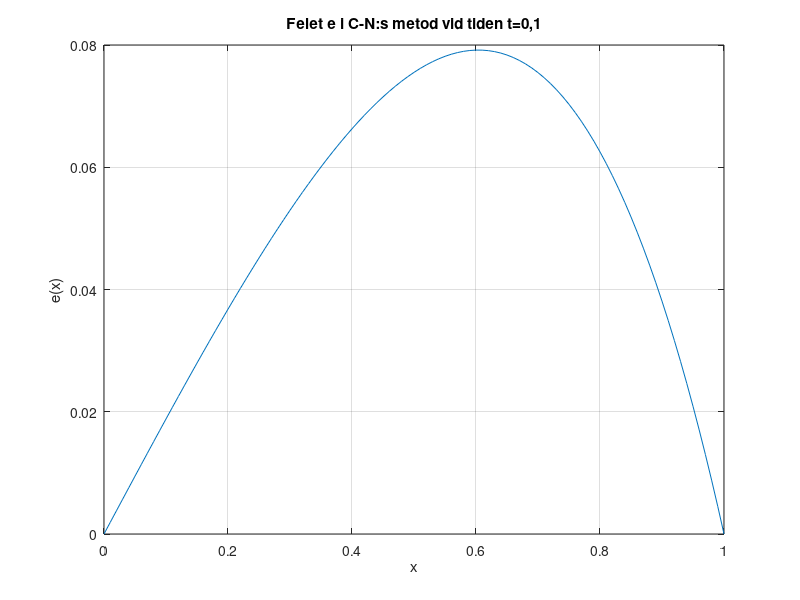

This chart was generated by the following MATLAB code:
%Definitionsmängder
xl = 0; xr = 1;
yb = 0; yt = 0.1;

N = (yt-yb) / 10^-3;     % antal steg i t
M = 100;                 % antal steg i x
h = (xr-xl) / M;         % steglängd i x
k = (yt-yb) / N;         % steglängd i t

%Dirichlet randvillkor
x0 = @(t) 0 * t;
x1 = @(t) sin(exp(t));

f = @(x, t) exp(t).*x.*cos(exp(t).*x) + exp(2*t).*sin(exp(t).*x);
D = 1;
sigma = D * k / (h^2);

x = xl + (0:M) * h;

A = diag(2+2*sigma*ones(M-1,1)) + diag(-sigma*ones(M-2,1),1) + diag(-sigma*ones(M-2,1),-1);
B = diag(2-2*sigma*ones(M-1,1)) + diag(sigma*ones(M-2,1),1) + diag(sigma*ones(M-2,1),-1);

lside = x0(yb + (0:N) * k);
rside = x1(yb + (0:N) * k);

w = zeros(M + 1, N + 1);      % Skapar lösningsmatris
w(:, 1) = sin(x);             % Begynnelsevillkor u(x,0)=sin(x)

w(1, :) = lside;
w(end, :) = rside;

for j = 1:N
    sides = [lside(j) + lside(j+1); zeros(M-3, 1); rside(j) + rside(j+1)];
    
    w(2:end-1, j+1) = A \ (B * w(2:end-1, j) + sigma * sides);
end

% Lösningar vid T=0.1
cn_solution = w(:, end);
analytic_solution = sin(exp(0.1) * x)';

error = abs(analytic_solution - cn_solution);
maxerror = max(error)

figure;
plot(x, error);
xlabel('x'); ylabel('e(x)');
title('Felet e i C-N:s metod vid tiden t=0,1');
grid on;